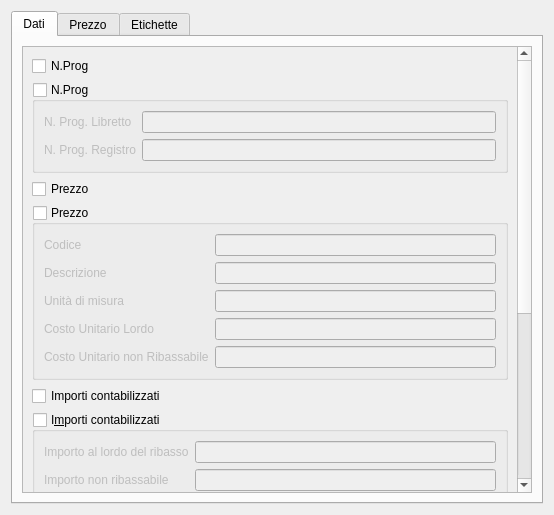
<?xml version="1.0" encoding="UTF-8"?>
<ui version="4.0">
 <class>AccountingItemPPUGUI</class>
 <widget class="QWidget" name="AccountingItemPPUGUI">
  <property name="geometry">
   <rect>
    <x>0</x>
    <y>0</y>
    <width>554</width>
    <height>515</height>
   </rect>
  </property>
  <property name="windowTitle">
   <string>Riga libretto delle misure</string>
  </property>
  <layout class="QGridLayout" name="gridLayout_3">
   <item row="0" column="0">
    <widget class="QTabWidget" name="tabWidget">
     <property name="currentIndex">
      <number>0</number>
     </property>
     <widget class="QWidget" name="dataTab">
      <attribute name="title">
       <string>Dati</string>
      </attribute>
      <layout class="QGridLayout" name="gridLayout_7">
       <item row="0" column="0">
        <widget class="QScrollArea" name="dataTabScrollArea">
         <property name="widgetResizable">
          <bool>true</bool>
         </property>
         <widget class="QWidget" name="dataTabSAContents">
          <property name="geometry">
           <rect>
            <x>0</x>
            <y>-213</y>
            <width>493</width>
            <height>664</height>
           </rect>
          </property>
          <layout class="QGridLayout" name="dataTabSAContentsLayout">
           <item row="2" column="0">
            <widget class="QCheckBox" name="priceGBCheckBox">
             <property name="text">
              <string>Prezzo</string>
             </property>
            </widget>
           </item>
           <item row="4" column="0">
            <widget class="QCheckBox" name="amountsGBCheckBox">
             <property name="text">
              <string>Importi contabilizzati</string>
             </property>
            </widget>
           </item>
           <item row="0" column="0">
            <widget class="QCheckBox" name="progNumberCheckBox">
             <property name="text">
              <string>N.Prog</string>
             </property>
            </widget>
           </item>
           <item row="3" column="0">
            <widget class="QGroupBox" name="priceGroupBox">
             <property name="title">
              <string>Prezzo</string>
             </property>
             <property name="checkable">
              <bool>true</bool>
             </property>
             <property name="checked">
              <bool>false</bool>
             </property>
             <layout class="QGridLayout" name="priceDataLayout">
              <item row="0" column="1">
               <widget class="QLineEdit" name="priceCodeLineEdit">
                <property name="readOnly">
                 <bool>true</bool>
                </property>
               </widget>
              </item>
              <item row="2" column="1">
               <widget class="QLineEdit" name="priceUnitMeasureLineEdit">
                <property name="readOnly">
                 <bool>true</bool>
                </property>
               </widget>
              </item>
              <item row="2" column="0">
               <widget class="QLabel" name="priceUnitMeasureLabel">
                <property name="text">
                 <string>Unità di misura</string>
                </property>
               </widget>
              </item>
              <item row="1" column="1">
               <widget class="QLineEdit" name="priceShortDescLineEdit">
                <property name="readOnly">
                 <bool>true</bool>
                </property>
               </widget>
              </item>
              <item row="1" column="0">
               <widget class="QLabel" name="priceShortDescLabel">
                <property name="text">
                 <string>Descrizione</string>
                </property>
               </widget>
              </item>
              <item row="0" column="0">
               <widget class="QLabel" name="priceCodeLabel">
                <property name="text">
                 <string>Codice</string>
                </property>
               </widget>
              </item>
              <item row="3" column="0">
               <widget class="QLabel" name="PPUTotalToDiscountLabel">
                <property name="text">
                 <string>Costo Unitario Lordo</string>
                </property>
               </widget>
              </item>
              <item row="4" column="0">
               <widget class="QLabel" name="PPUNotToDiscountLabel">
                <property name="text">
                 <string>Costo Unitario non Ribassabile</string>
                </property>
               </widget>
              </item>
              <item row="3" column="1">
               <widget class="QLineEdit" name="PPUTotalToDiscountLineEdit">
                <property name="alignment">
                 <set>Qt::AlignRight|Qt::AlignTrailing|Qt::AlignVCenter</set>
                </property>
                <property name="readOnly">
                 <bool>true</bool>
                </property>
               </widget>
              </item>
              <item row="4" column="1">
               <widget class="QLineEdit" name="PPUNotToBDiscountedLineEdit">
                <property name="alignment">
                 <set>Qt::AlignRight|Qt::AlignTrailing|Qt::AlignVCenter</set>
                </property>
                <property name="readOnly">
                 <bool>true</bool>
                </property>
               </widget>
              </item>
             </layout>
            </widget>
           </item>
           <item row="5" column="0">
            <widget class="QGroupBox" name="amountsGroupBox">
             <property name="title">
              <string>I&amp;mporti contabilizzati</string>
             </property>
             <property name="checkable">
              <bool>true</bool>
             </property>
             <property name="checked">
              <bool>false</bool>
             </property>
             <layout class="QGridLayout" name="amountsDataLayout">
              <item row="0" column="0">
               <widget class="QLabel" name="totalAmountToDiscountLabel">
                <property name="text">
                 <string>Importo al lordo del ribasso</string>
                </property>
               </widget>
              </item>
              <item row="1" column="0">
               <widget class="QLabel" name="amountNotToDiscountLabel">
                <property name="text">
                 <string>Importo non ribassabile</string>
                </property>
               </widget>
              </item>
              <item row="0" column="1">
               <widget class="QLineEdit" name="totalAmountToDiscountLineEdit">
                <property name="alignment">
                 <set>Qt::AlignRight|Qt::AlignTrailing|Qt::AlignVCenter</set>
                </property>
                <property name="readOnly">
                 <bool>true</bool>
                </property>
               </widget>
              </item>
              <item row="2" column="0">
               <widget class="QLabel" name="totalAmountLabel">
                <property name="text">
                 <string>Importo al netto del ribasso</string>
                </property>
               </widget>
              </item>
              <item row="1" column="1">
               <widget class="QLineEdit" name="amountNotToDiscountLineEdit">
                <property name="alignment">
                 <set>Qt::AlignRight|Qt::AlignTrailing|Qt::AlignVCenter</set>
                </property>
                <property name="readOnly">
                 <bool>true</bool>
                </property>
               </widget>
              </item>
              <item row="2" column="1">
               <widget class="QLineEdit" name="totalAmountLineEdit">
                <property name="alignment">
                 <set>Qt::AlignRight|Qt::AlignTrailing|Qt::AlignVCenter</set>
                </property>
                <property name="readOnly">
                 <bool>true</bool>
                </property>
               </widget>
              </item>
             </layout>
            </widget>
           </item>
           <item row="1" column="0">
            <widget class="QGroupBox" name="progNumberGroupBox">
             <property name="title">
              <string>N.Prog</string>
             </property>
             <property name="checkable">
              <bool>true</bool>
             </property>
             <property name="checked">
              <bool>false</bool>
             </property>
             <layout class="QGridLayout" name="gridLayout">
              <item row="1" column="0">
               <widget class="QLabel" name="accountingProgNumberLabel">
                <property name="text">
                 <string>N. Prog. Registro</string>
                </property>
               </widget>
              </item>
              <item row="0" column="0">
               <widget class="QLabel" name="progNumberLabel">
                <property name="text">
                 <string>N. Prog. Libretto</string>
                </property>
               </widget>
              </item>
              <item row="0" column="1">
               <widget class="QLineEdit" name="progNumberLineEdit">
                <property name="alignment">
                 <set>Qt::AlignRight|Qt::AlignTrailing|Qt::AlignVCenter</set>
                </property>
                <property name="readOnly">
                 <bool>true</bool>
                </property>
               </widget>
              </item>
              <item row="1" column="1">
               <widget class="QLineEdit" name="accountingProgNumberLineEdit">
                <property name="alignment">
                 <set>Qt::AlignRight|Qt::AlignTrailing|Qt::AlignVCenter</set>
                </property>
                <property name="readOnly">
                 <bool>true</bool>
                </property>
               </widget>
              </item>
             </layout>
            </widget>
           </item>
           <item row="6" column="0">
            <widget class="QGroupBox" name="valueDataGroupBox">
             <property name="title">
              <string>Misure</string>
             </property>
             <layout class="QGridLayout" name="valueDataLayout">
              <item row="1" column="1">
               <widget class="QLabel" name="quantityLabel">
                <property name="text">
                 <string>Quantità</string>
                </property>
               </widget>
              </item>
              <item row="1" column="2">
               <widget class="QLineEdit" name="quantityLineEdit">
                <property name="alignment">
                 <set>Qt::AlignRight|Qt::AlignTrailing|Qt::AlignVCenter</set>
                </property>
               </widget>
              </item>
              <item row="1" column="3">
               <widget class="QCheckBox" name="associateLinesCheckBox">
                <property name="text">
                 <string>Associa misure</string>
                </property>
               </widget>
              </item>
              <item row="2" column="1" colspan="3">
               <widget class="QGroupBox" name="itemMeasuresGroupBox">
                <property name="sizePolicy">
                 <sizepolicy hsizetype="Expanding" vsizetype="Expanding">
                  <horstretch>0</horstretch>
                  <verstretch>0</verstretch>
                 </sizepolicy>
                </property>
                <property name="title">
                 <string>Misure</string>
                </property>
                <layout class="QGridLayout" name="gridLayout_6">
                 <item row="0" column="0">
                  <widget class="QPushButton" name="addItemLinePushButton">
                   <property name="text">
                    <string>+</string>
                   </property>
                  </widget>
                 </item>
                 <item row="0" column="1">
                  <widget class="QPushButton" name="delItemLinePushButton">
                   <property name="text">
                    <string>-</string>
                   </property>
                  </widget>
                 </item>
                 <item row="0" column="2">
                  <widget class="QPushButton" name="importItemMeasuresTXTPushButton">
                   <property name="text">
                    <string>TXT</string>
                   </property>
                  </widget>
                 </item>
                 <item row="1" column="0" colspan="3">
                  <widget class="QTableView" name="itemMeasuresTableView"/>
                 </item>
                </layout>
               </widget>
              </item>
              <item row="0" column="1">
               <widget class="QLabel" name="dateLabel">
                <property name="text">
                 <string>Data</string>
                </property>
               </widget>
              </item>
              <item row="0" column="2">
               <widget class="QLineEdit" name="dateLineEdit">
                <property name="alignment">
                 <set>Qt::AlignRight|Qt::AlignTrailing|Qt::AlignVCenter</set>
                </property>
                <property name="readOnly">
                 <bool>true</bool>
                </property>
               </widget>
              </item>
             </layout>
            </widget>
           </item>
          </layout>
          <zorder>valueDataGroupBox</zorder>
          <zorder>amountsGroupBox</zorder>
          <zorder>priceGBCheckBox</zorder>
          <zorder>priceGroupBox</zorder>
          <zorder>progNumberCheckBox</zorder>
          <zorder>amountsGBCheckBox</zorder>
          <zorder>progNumberGroupBox</zorder>
         </widget>
        </widget>
       </item>
      </layout>
     </widget>
     <widget class="QWidget" name="priceTab">
      <attribute name="title">
       <string>Prezzo</string>
      </attribute>
      <layout class="QGridLayout" name="gridLayout_5"/>
     </widget>
     <widget class="QWidget" name="attributeTab">
      <attribute name="title">
       <string>Etichette</string>
      </attribute>
      <layout class="QGridLayout" name="gridLayout_4">
       <item row="1" column="0">
        <widget class="QPushButton" name="addAttributePushButton">
         <property name="text">
          <string>+</string>
         </property>
        </widget>
       </item>
       <item row="1" column="1">
        <widget class="QPushButton" name="removeAttributePushButton">
         <property name="text">
          <string>-</string>
         </property>
        </widget>
       </item>
       <item row="0" column="0" colspan="2">
        <widget class="QTableView" name="attributeTableView">
         <property name="alternatingRowColors">
          <bool>true</bool>
         </property>
        </widget>
       </item>
      </layout>
     </widget>
    </widget>
   </item>
  </layout>
 </widget>
 <resources/>
 <connections>
  <connection>
   <sender>priceGBCheckBox</sender>
   <signal>toggled(bool)</signal>
   <receiver>priceGBCheckBox</receiver>
   <slot>setHidden(bool)</slot>
   <hints>
    <hint type="sourcelabel">
     <x>252</x>
     <y>54</y>
    </hint>
    <hint type="destinationlabel">
     <x>252</x>
     <y>54</y>
    </hint>
   </hints>
  </connection>
  <connection>
   <sender>priceGroupBox</sender>
   <signal>toggled(bool)</signal>
   <receiver>priceGBCheckBox</receiver>
   <slot>setChecked(bool)</slot>
   <hints>
    <hint type="sourcelabel">
     <x>252</x>
     <y>183</y>
    </hint>
    <hint type="destinationlabel">
     <x>252</x>
     <y>54</y>
    </hint>
   </hints>
  </connection>
  <connection>
   <sender>priceGBCheckBox</sender>
   <signal>toggled(bool)</signal>
   <receiver>priceGroupBox</receiver>
   <slot>setChecked(bool)</slot>
   <hints>
    <hint type="sourcelabel">
     <x>252</x>
     <y>54</y>
    </hint>
    <hint type="destinationlabel">
     <x>252</x>
     <y>183</y>
    </hint>
   </hints>
  </connection>
  <connection>
   <sender>priceGroupBox</sender>
   <signal>toggled(bool)</signal>
   <receiver>priceGroupBox</receiver>
   <slot>setVisible(bool)</slot>
   <hints>
    <hint type="sourcelabel">
     <x>252</x>
     <y>183</y>
    </hint>
    <hint type="destinationlabel">
     <x>252</x>
     <y>183</y>
    </hint>
   </hints>
  </connection>
  <connection>
   <sender>amountsGBCheckBox</sender>
   <signal>toggled(bool)</signal>
   <receiver>amountsGBCheckBox</receiver>
   <slot>setHidden(bool)</slot>
   <hints>
    <hint type="sourcelabel">
     <x>252</x>
     <y>313</y>
    </hint>
    <hint type="destinationlabel">
     <x>252</x>
     <y>313</y>
    </hint>
   </hints>
  </connection>
  <connection>
   <sender>amountsGBCheckBox</sender>
   <signal>toggled(bool)</signal>
   <receiver>amountsGroupBox</receiver>
   <slot>setChecked(bool)</slot>
   <hints>
    <hint type="sourcelabel">
     <x>252</x>
     <y>313</y>
    </hint>
    <hint type="destinationlabel">
     <x>252</x>
     <y>408</y>
    </hint>
   </hints>
  </connection>
  <connection>
   <sender>amountsGroupBox</sender>
   <signal>toggled(bool)</signal>
   <receiver>amountsGroupBox</receiver>
   <slot>setVisible(bool)</slot>
   <hints>
    <hint type="sourcelabel">
     <x>252</x>
     <y>408</y>
    </hint>
    <hint type="destinationlabel">
     <x>252</x>
     <y>408</y>
    </hint>
   </hints>
  </connection>
  <connection>
   <sender>amountsGroupBox</sender>
   <signal>toggled(bool)</signal>
   <receiver>amountsGBCheckBox</receiver>
   <slot>setChecked(bool)</slot>
   <hints>
    <hint type="sourcelabel">
     <x>252</x>
     <y>408</y>
    </hint>
    <hint type="destinationlabel">
     <x>252</x>
     <y>313</y>
    </hint>
   </hints>
  </connection>
  <connection>
   <sender>progNumberGroupBox</sender>
   <signal>toggled(bool)</signal>
   <receiver>progNumberCheckBox</receiver>
   <slot>setChecked(bool)</slot>
   <hints>
    <hint type="sourcelabel">
     <x>252</x>
     <y>135</y>
    </hint>
    <hint type="destinationlabel">
     <x>252</x>
     <y>64</y>
    </hint>
   </hints>
  </connection>
  <connection>
   <sender>progNumberGroupBox</sender>
   <signal>toggled(bool)</signal>
   <receiver>progNumberGroupBox</receiver>
   <slot>setVisible(bool)</slot>
   <hints>
    <hint type="sourcelabel">
     <x>252</x>
     <y>135</y>
    </hint>
    <hint type="destinationlabel">
     <x>252</x>
     <y>135</y>
    </hint>
   </hints>
  </connection>
  <connection>
   <sender>progNumberCheckBox</sender>
   <signal>toggled(bool)</signal>
   <receiver>progNumberGroupBox</receiver>
   <slot>setChecked(bool)</slot>
   <hints>
    <hint type="sourcelabel">
     <x>252</x>
     <y>64</y>
    </hint>
    <hint type="destinationlabel">
     <x>252</x>
     <y>135</y>
    </hint>
   </hints>
  </connection>
  <connection>
   <sender>progNumberCheckBox</sender>
   <signal>toggled(bool)</signal>
   <receiver>progNumberCheckBox</receiver>
   <slot>setHidden(bool)</slot>
   <hints>
    <hint type="sourcelabel">
     <x>252</x>
     <y>64</y>
    </hint>
    <hint type="destinationlabel">
     <x>252</x>
     <y>64</y>
    </hint>
   </hints>
  </connection>
 </connections>
</ui>
